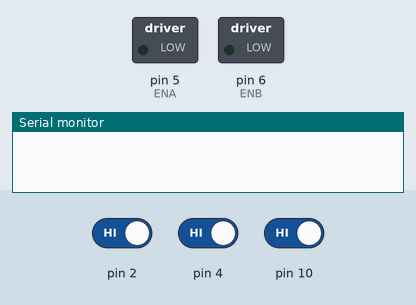
This sketch was run on a simulated Arduino Uno, built with avr-gcc and run on an emulated ATmega328P. Parts: switched loads named in the sketch (green lamp = pin HIGH), the last lines printed to the serial monitor. The inputs (shaded band) are chosen by the test bench; at power-on: pin 2 HIGH, pin 4 HIGH, pin 10 HIGH.

Above: at 1.2 s.
1.3 s: pin 2 driven LOW
At 1.9 s:
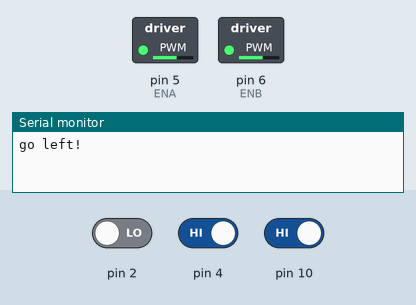
2.8 s: pin 2 driven HIGH
5.8 s: pin 4 driven LOW
7.7 s: pin 4 driven HIGH
10.7 s: pin 10 driven LOW
12.2 s: pin 10 driven HIGH
Timing chart, 0 to 15.2 s (numbered marks = the images above; inputs shaded):
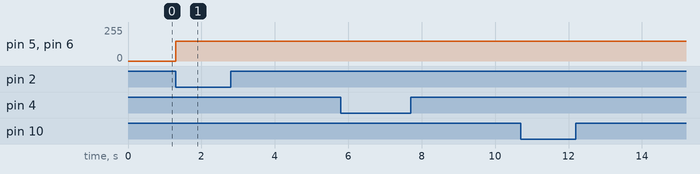

Measured:
- after the input at 1.3 s, pin 5 (ENA), pin 6 (ENB): 0/255 → 150/255 at once

The sketch:

SimpleLineTrackingCar.ino
```cpp
// Modified version of Line_tracking_car sketch from Elegoo
// Downloaded from https://www.elegoo.com/tutorial/Elegoo%20Smart%20Robot%20Car%20Kit%20V3.0.2018.06.06.zip

//Line Tracking IO define
#define LT_R !digitalRead(10)
#define LT_M !digitalRead(4)
#define LT_L !digitalRead(2)

#define ENA 5
#define ENB 6
#define IN1 7
#define IN2 8
#define IN3 9
#define IN4 11

#define CAR_SPEED 150
#define READING_LT_R 1
#define READING_LT_L -1

int previousReading = 0;

void setup(){
  Serial.begin(9600);
  pinMode(LT_R,INPUT);
  pinMode(LT_M,INPUT);
  pinMode(LT_L,INPUT);
}

void loop() {
  if(LT_M){
    forward();
  }
  else if(LT_R) {
    previousReading = READING_LT_R;
    right();
    while(LT_R);
  }
  else if(LT_L) {
    previousReading = READING_LT_L;
    left();
    while(LT_L);
  } else if (previousReading == READING_LT_R){
    right();
  } else if (previousReading == READING_LT_L){
    left();
  }
}

void forward(){
  analogWrite(ENA, CAR_SPEED);
  analogWrite(ENB, CAR_SPEED);
  digitalWrite(IN1, HIGH);
  digitalWrite(IN2, LOW);
  digitalWrite(IN3, LOW);
  digitalWrite(IN4, HIGH);
  Serial.println("go forward!");
}

void back(){
  analogWrite(ENA, CAR_SPEED);
  analogWrite(ENB, CAR_SPEED);
  digitalWrite(IN1, LOW);
  digitalWrite(IN2, HIGH);
  digitalWrite(IN3, HIGH);
  digitalWrite(IN4, LOW);
  Serial.println("go back!");
}

void left(){
  analogWrite(ENA, CAR_SPEED);
  analogWrite(ENB, CAR_SPEED);
  digitalWrite(IN1, LOW);
  digitalWrite(IN2, HIGH);
  digitalWrite(IN3, LOW);
  digitalWrite(IN4, HIGH);
  Serial.println("go left!");
}

void right(){
  analogWrite(ENA, CAR_SPEED);
  analogWrite(ENB, CAR_SPEED);
  digitalWrite(IN1, HIGH);
  digitalWrite(IN2, LOW);
  digitalWrite(IN3, HIGH);
  digitalWrite(IN4, LOW);
  Serial.println("go right!");
}

void stop(){
   digitalWrite(ENA, LOW);
   digitalWrite(ENB, LOW);
   Serial.println("Stop!");
}
```
